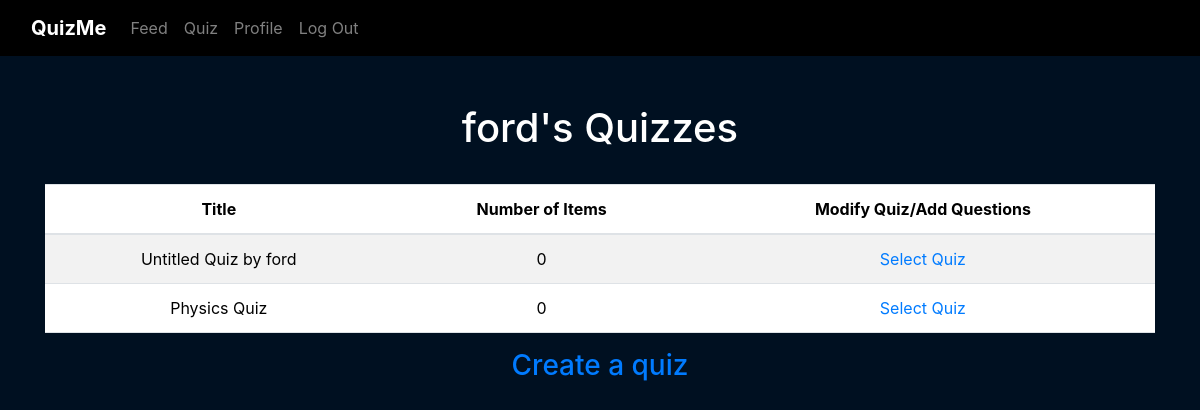
The app's page /quiz/ (signed in), older data.
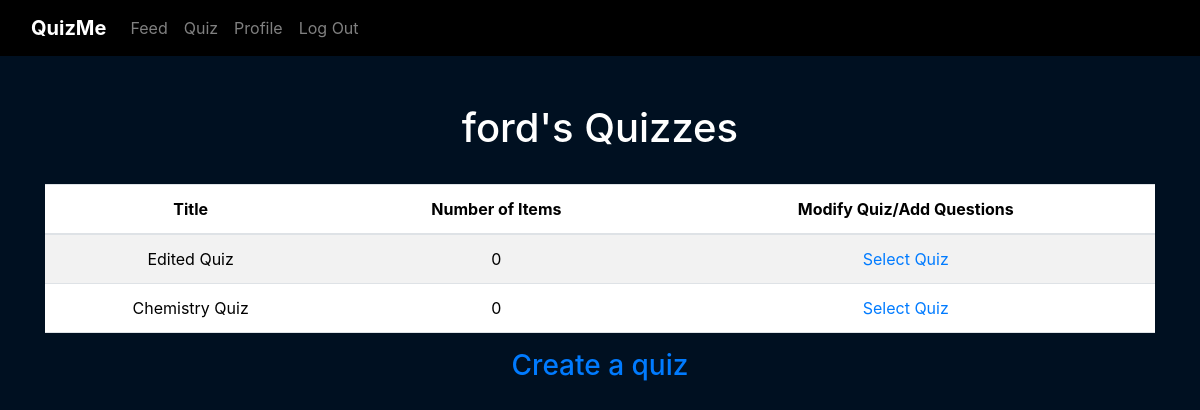
The same page, newer data.
### web_app/models.py (models this page shows)
class User(db.Model, UserMixin):
    __tablename__ = 'users'
    id = db.Column(db.Integer, primary_key=True)
    username = db.Column(db.String(50), nullable=False, unique=True)
    password = db.Column(db.String(500), nullable=False)
    quizzes = db.relationship('Quiz')

class Quiz(db.Model):
    __tablename__ = 'quizzes'
    id = db.Column(db.Integer, primary_key=True)
    title = db.Column(db.String(30), nullable=False)
    instructions = db.Column(db.String(1000))
    total_items = db.Column(db.Integer)
    user_id = db.Column(db.Integer, db.ForeignKey('users.id'))
    items = db.relationship('Item')

### web_app/blueprints/quiz/routes.py (the view)
@quiz.route('/')
def index():
    quizzes = current_user.quizzes
    return render_template('quiz/index.html', quizzes=quizzes)

### web_app/blueprints/quiz/templates/quiz/index.html (shortened to what this page needs)
{% extends "base.html" %}
{% block content %}
    <h1>{{ current_user.username }}'s Quizzes</h1>
    <br>
    <table class="table table-striped">
        <thead>
            <tr>
              <th>Title</th>
              <th>Number of Items</th>
              <th>Modify Quiz/Add Questions</th>
            </tr>
        </thead>
        <tbody>
            {% for quiz in quizzes %}
            <tr>
                <td>{{ quiz.title }}</td>
                <td>{{ quiz.total_items }}</td>
                <td>
                    <a href="{{ url_for('quiz.modify_quiz', quiz_id=quiz.id, quiz_title=quiz.title) }}">Select Quiz</a>
                </td>
            </tr>
            {% endfor %}
        </tbody>
    </table>
    <h3>
        <a href="{{ url_for('quiz.create')}}">Create a quiz</a>
    </h3>
{% endblock %}

### web_app/templates/base.html (shortened to what this page needs)
<!DOCTYPE html>
<html lang="en">
    <head>
        <link href="https://cdn.jsdelivr.net/npm/bootstrap@5.3.3/dist/css/bootstrap.min.css" rel="stylesheet">
        <link rel="stylesheet" href="https://stackpath.bootstrapcdn.com/bootstrap/4.4.1/css/bootstrap.min.css"/>
        <link rel="stylesheet" href="https://stackpath.bootstrapcdn.com/font-awesome/4.7.0/css/font-awesome.min.css"/>
        <link rel="stylesheet" href="{{ url_for('static', filename='css/style.css') }}">
    </head>
    <body>
        <nav class="navbar navbar-expand-lg navbar-dark">
            <div class="container-fluid">
                <a class="navbar-brand" href="#">QuizMe</a>
                <div class="collapse navbar-collapse" id="navbarNav">
                    <ul class="navbar-nav">
                        {% if not current_user.is_authenticated %}
                            <li class="nav-item">
                                <a class="nav-link" href="{{ url_for('auth.index')}}">Home</a>
                            </li>
                            <li class="nav-item">
                                <a class="nav-link" href="{{ url_for('auth.login')}}">Log In</a>
                            </li>
                            <li class="nav-item">
                                <a class="nav-link" href="{{ url_for('auth.signup')}}">Sign Up</a>
                            </li>
                        {% else %}
                            <li class="nav-item">
                                <a class="nav-link" href="{{ url_for('feed.index')}}">Feed</a>
                            </li>
                            <li class="nav-item">
                                <a class="nav-link" href="{{ url_for('quiz.index')}}">Quiz</a>
                            </li>
                            <li class="nav-item">
                                <a class="nav-link" href="{{ url_for('profile.index')}}">Profile</a>
                            </li>
                            <li class="nav-item">
                                <a class="nav-link" href="{{ url_for('auth.logout')}}">Log Out</a>
                            </li>
                        {% endif %}
                    </ul>
                </div>
            </div>
        </nav>
        <main class="container py-5 text-center">
            {% block content %}
            {% endblock %}
        </main>
    </body>
</html>

### web_app/static/css/style.css (style rules this page uses)
.navbar { background-color: black; }
.nav-link { color: gray; }
.navbar-brand { color: white; }
a[aria-current="page"], .navbar-brand { font-weight: bold; color:white; }
body { background-color: #001021; color: white; }

Row changes from the older to the newer data that the page shows:
changed Quiz: title "Untitled Quiz by ford" → "Edited Quiz"
changed Quiz: title "Physics Quiz" → "Chemistry Quiz"
